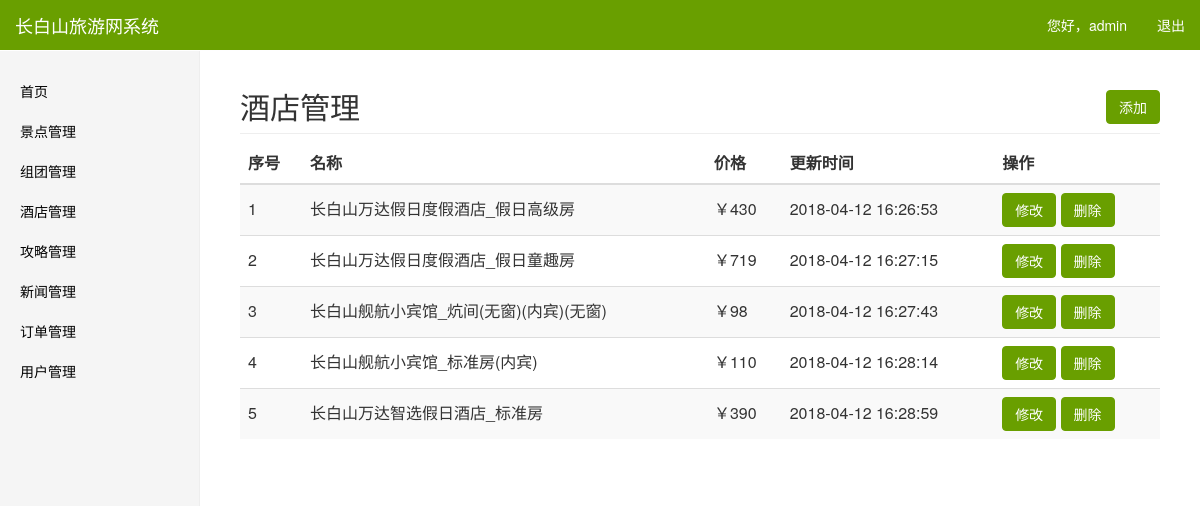
The page /admin/hotel.php (signed in) on the database its author committed.
### tables this page shows
CREATE TABLE `hotel` (
  `id` int(11) NOT NULL,
  `name` varchar(30) NOT NULL COMMENT '姓名',
  `img` varchar(30) NOT NULL COMMENT '首图',
  `price` int(11) NOT NULL COMMENT '价格',
  `addressd` varchar(50) NOT NULL,
  `detail` text NOT NULL COMMENT '详情',
  `addtime` datetime NOT NULL COMMENT '更新时间'
);

### admin/hotel.php (the view, shortened to what this page needs)
<?php include("../conn.php") ?>
  <?php
$sql = "select * from `hotel`";
$result = mysqli_query($conn,$sql);
?>
    <html>
    <head>
      <link href="../css/bootstrap.min.css" rel="stylesheet" type="text/css">
      <link rel="stylesheet" type="text/css" href="../css/animate.min.css" />
      <link rel="stylesheet" href="../css/font-awesome.min.css">
      <link rel="stylesheet" href="../css/bootstrap-datetimepicker.min.css">
      <link rel="stylesheet" type="text/css" href="../css/font.css" />
      <link rel="stylesheet" type="text/css" href="../css/admin.css" />
    </head>
    <body>
      <nav class="navbar navbar-default navbar-fixed-top">
        <div class="container-fluid">
          <div class="navbar-header">
            <a class="navbar-brand" href="#">长白山旅游网系统</a>
          </div>
          <div id="navbar" class="navbar-collapse collapse">
            <?php include("nav.php") ?>
          </div>
        </div>
      </nav>
      <div class="container-fluid">
        <div class="row">
          <div class="col-sm-3 col-md-2 sidebar">
            <?php include("sidebar.php") ?>
          </div>
          <div class="col-sm-9 col-sm-offset-3 col-md-10 col-md-offset-2 main">
            <p class="pull-right" style="margin-top: 20px;">
              <a class="btn btn-success" href="hotel_add.php">添加</a>
            </p>
            <h2 class="sub-header">酒店管理</h2>
            <div class="table-responsive">
              <table class="table table-striped table-hover">
                <thead>
                  <tr>
                    <th>序号</th>
                    <th>名称</th>
                    <th>价格</th>
                    <th>更新时间</th>
                    <th>操作</th>
                  </tr>
                </thead>
                <tbody>
                  <form id="list">
                  <?php
                    if(mysqli_affected_rows($conn)>0) {
                        mysqli_data_seek($result,0);
                        while ($row = mysqli_fetch_array($result)) {
                            ?>
                      <tr>
                        <td><?=$row["id"]?></td>
                        <td><?=$row["name"]?></td>
                        <td>￥<?=$row["price"]?></td>
                        <td><?=$row["addtime"]?></td>
                        <td>
                          <a class="btn btn-success" href="hotel_change.php?id=<?=$row["id"]?>">修改</a>
                          <a class="btn btn-danger" href="dodelete.php?type=hotel&id=<?=$row["id"]?>">删除</a>
                        </td>
                      </tr>
                      <?php
                        }
                    }else{
                        echo "<div class='col-md-12 text-center'>尚无数据</div>";
                    }
                    ?>
                  </form>
                </tbody>
              </table>
            </div>
          </div>
        </div>
      </div>
    </body>
    </html>

### css/admin.css (style rules this page uses)
* { -webkit-user-select:none; -moz-user-select:none; -ms-user-select:none; user-select:none; }
body { padding-top: 50px; }
.sub-header { padding-bottom: 10px; border-bottom: 1px solid #eee; }
.navbar-fixed-top { border: 0; }
.sidebar { display: none; }
@media (min-width: 768px) { .sidebar { position: fixed; top: 51px; bottom: 0; left: 0; z-index: 1000; display: block; padding: 20px; overflow-x: hidden; overflow-y: auto; background-color: #f5f5f5; border-right: 1px solid #eee; } }
.main { padding: 20px; }
@media (min-width: 768px) { .main { padding-right: 40px; padding-left: 40px; } }
.table>tbody>tr>td, .table>tbody>tr>th, .table>tfoot>tr>td, .table>tfoot>tr>th, .table>thead>tr>td, .table>thead>tr>th { vertical-align: middle; }
a, a:hover { color: #000; }
.btn-primary,.btn-primary:hover,.btn-info,.btn-info:hover,.btn-success,.btn-success:hover,.btn-danger,.btn-danger:hover { background-color: #699F00; border-color: #699F00; }
.navbar-default { background-color: #699F00; }
.navbar-default .navbar-brand { color: #fff; }

### rows shown on the page
hotel: id "1", name "长白山万达假日度假酒店_假日高级房", price "430", addtime "2018-04-12 16:26:53"
hotel: id "2", name "长白山万达假日度假酒店_假日童趣房", price "719", addtime "2018-04-12 16:27:15"
hotel: id "3", name "长白山舰航小宾馆_炕间(无窗)(内宾)(无窗)", price "98", addtime "2018-04-12 16:27:43"
hotel: id "4", name "长白山舰航小宾馆_标准房(内宾)", price "110", addtime "2018-04-12 16:28:14"
hotel: id "5", name "长白山万达智选假日酒店_标准房", price "390", addtime "2018-04-12 16:28:59"

### other values the page prints
$_SESSION["usernameA"] "admin"
